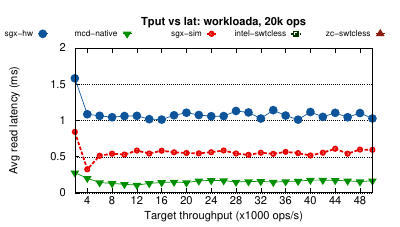

Source code (gnuplot):
set term postscript color eps enhanced 22
set encoding utf8
load "styles.inc"
set output "read_tput_lat.eps"
set size 0.8,0.65
f(x)=1000000

NANO=0.000000001

set ytics nomirror
set grid y

set xtics font ",16"
set ytics font ",16"
set ylabel "Avg read latency (ms)" font ",16" offset 0,0

#set logscale y 10
#set ytics ("10^{-6}" 0.0000010,"10^{-5}" 0.00001,"10^{-4}" 0.0001,"10^{-3}" 0.001,"10^{-2}" 0.01,"10^{-1}" 0.1,"10^{0}" 1,"10^{1}" 10)
set xlabel "Target throughput (x1000 ops/s)" font ",16"
#set xtics("4" 4000,"8" 8000, "12" 12000, "16" 16000, "20" 20000, "24" 24000, "28" 28000, "32" 32000, "36" 36000, "40" 40000, "44" 44000, "48" 48000, "52" 52000)
set xtics("4" 4000,"8" 8000, "12" 12000, "16" 16000, "20" 20000, "24" 24000, "28" 28000, "32" 32000, "36" 36000, "40" 40000, "44" 44000, "48" 48000, "52" 52000)

set xtics offset 0,0.5,0
set xlabel offset 0,1,0

#------------------------------------------Plots-------------------------------------------------
set title "Tput vs lat: workloada, 20k ops" font "Helvetica-bold,16" offset 0,0.5

#set yrange [0:10]
set datafile separator ","
set key maxrows 1 samplen 1 width -1 invert center at graph 0.35,1.1 font ",12"
#set key vertical samplen 1.1 width 1 spacing -2 invert reverse Left outside maxrows 1  width -3 center at graph 0.62,1.11
set yrange [0:2]
plot\
	f(x) w lp ls 2003 title "sgx-hw",\
	f(x) w lp ls 2005 title "mcd-native",\
	f(x) w lp ls 2006 title "sgx-sim",\
	f(x) w lp ls 2004 title "intel-swtcless",\
	f(x) w lp ls 2002 title "zc-swtcless",\
	'data/workloada/tput_lat_hw_no_switchless.csv' using 1:2 notitle 'sgx-hw' with lines ls 2003,\
	'' every 1 using 1:2  notitle '' with points ls 2003, \
  	'data/workloada/tput_lat_mcd_native.csv' using 1:2 notitle 'mcd-native' with lines ls 2005, \
	'' every 1 using 1:2  notitle '' with points ls 2005, \
	'data/workloada/tput_lat_sim.csv' using 1:2 notitle 'sgx-sim' with lines ls 2006, \
	'' every 1 using 1:2 notitle '' with points ls 2006
	#'' using 1:($5*NANO) notitle 'concrete-in' with lines ls 2004, \
	#'' every 1 using 1:($5*NANO) notitle '' with points ls 2004	



!epstopdf "read_tput_lat.eps"
!rm "read_tput_lat.eps"
quit